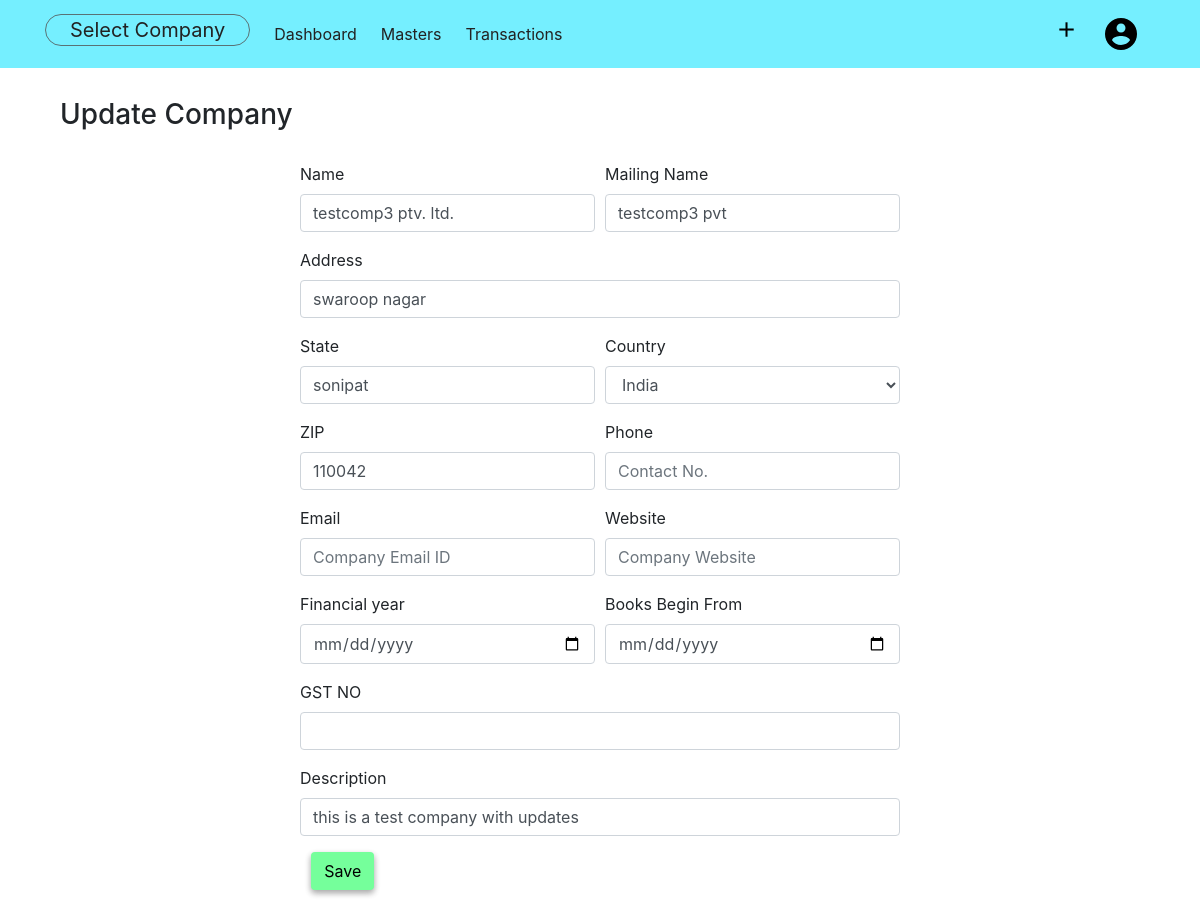
Before: /company/3/update (signed in) with the older database file.
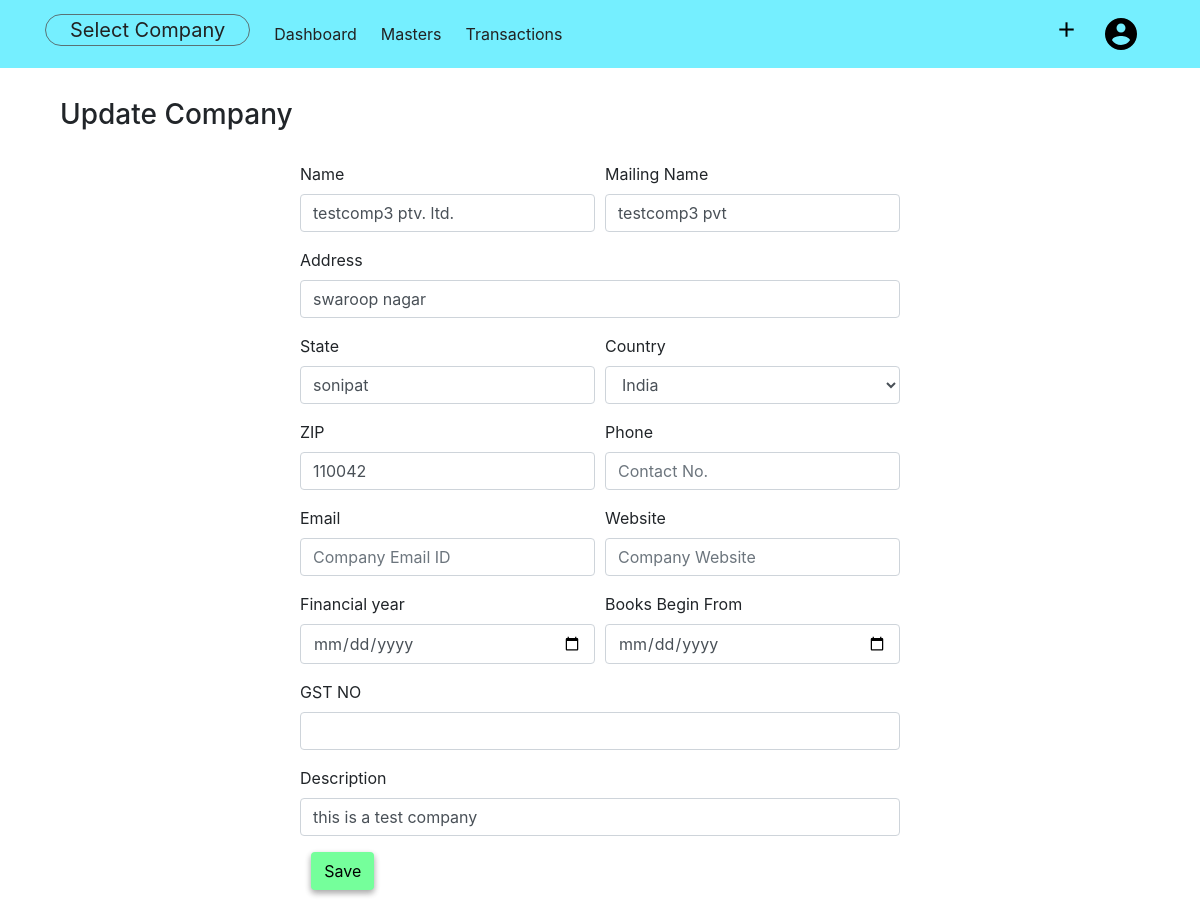
After: the same page with the newer database file.
### acsystem/models.py (models this page shows, shortened)
class Company(db.Model):
    id = db.Column(db.Integer, primary_key=True)
    companyname = db.Column(db.String(80), unique=True, nullable=False)
    mailingname = db.Column(db.String(80), nullable = False)
    address = db.Column(db.String(100), nullable=False)
    country = db.Column(db.String(40), nullable=False)
    state = db.Column(db.String(40), nullable=False)
    pin = db.Column(db.Integer)
    email = db.Column(db.String(60))
    phoneno = db.Column(db.Integer)
    website = db.Column(db.String(60))
    datecreated = db.Column(db.DateTime, default = datetime.utcnow, nullable=False)
    gstno = db.Column(db.Integer)
    description = db.Column(db.Text)
    user_id = db.Column(db.Integer, db.ForeignKey('user.id', ondelete="CASCADE"), nullable=False)

### acsystem/company/routes.py (the view)
@company.route('/company/<int:compid>/update', methods=['GET','POST'])
@login_required
def updatecompany(compid):
    company = Company.query.get_or_404(compid)
    if company.owner != current_user:
        abort(403)
    form = UpdateCompanyForm()
    form.country.choices+= [(str(country.name), country.name) for country in Countries.query.all()]
    if form.validate_on_submit():
        company.companyname = form.name.data
        company.mailingname = form.mailingname.data
        company.address = form.address.data
        company.country = form.country.data
        company.state = form.state.data
        company.pin = form.pin.data
        company.email = form.email.data
        company.phoneno = form.phone.data
        company.website = form.website.data
        company.gstno = form.gstno.data
        company.description = form.description.data
        db.session.commit()
        flash(f'Your Company details has been Updated!', 'success')
        return redirect(url_for('company.showcompany', compid = compid))
    elif request.method == 'GET':
        form.name.data = company.companyname
        form.mailingname.data = company.mailingname
        form.address.data = company.address
        form.country.data = company.country
        form.state.data = company.state
        form.pin.data = company.pin
        form.email.data = company.email
        form.phone.data  = company.phoneno
        form.website.data = company.website
        form.gstno.data = company.gstno
        form.description.data = company.description
    return render_template('updatecompany.html', title=company.companyname, form=form)

### acsystem/company/forms.py (shortened to what this page needs)
class UpdateCompanyForm(FlaskForm):
    name = StringField('Name', validators=[DataRequired(), Length(min=3, max=40)])
    mailingname = StringField('Mailing Name', validators=[DataRequired(), Length(min=3, max=40)])
    address = StringField('Address', validators=[DataRequired(), Length(min=5, max=100)])
    country = SelectField('Country', choices=[], validators=[DataRequired()])
    state = StringField('State', validators=[DataRequired()])
    pin = IntegerField('ZIP', validators=[Optional()])
    phone = IntegerField('Phone', validators=[Optional(), Length(min=9, max=13)])
    email = StringField('Email', validators=[Optional(), Email()])
    website = StringField('Website', validators=[Optional(), URL()])
    financialyear = DateField('Financial year', validators=[Optional()])
    booksbegin = DateField('Books Begin From', validators=[Optional()])
    gstno = IntegerField('GST NO', validators=[Optional()])
    description = TextField('Description')
    submit = SubmitField('Save')

### acsystem/models.py (called while the page is built)
@login_manager.user_loader
def load_user(user_id):
    return User.query.get(int(user_id))

### acsystem/templates/updatecompany.html (shortened to what this page needs)
{% from "renderfield.html" import render_field, render_doublefield %}
{% extends "layout.html"%}
{% block content %}
<div class="container">
    <div class="container-fluid">
        <h3 style="margin-bottom:30px;">Update Company</h3>
    <form style="max-width:600px; margin:0 auto;" action="", method="POST">
            {{ render_doublefield(form.name,form.mailingname,"Name","Mailing Name") }}
            {{ render_field(form.address, "Address") }}
        {{ render_doublefield(form.state,form.country,"State","") }}
        {{ render_doublefield(form.pin,form.phone,"PIN","Contact No.") }}
        {{ render_doublefield(form.email,form.website,"Company Email ID","Company Website") }}
            {{ render_doublefield(form.financialyear,form.booksbegin) }}
            {{ render_field(form.gstno) }}
            {{ render_field(form.description) }}
            <div class="form-group">
                {{ form.submit(class="btn", style="background-color: #75ff9b;")}}
            </div>
        </div>
</div>
{% endblock content %}

### acsystem/templates/renderfield.html
{% macro render_field(field, ph="") %}
<div class="form-group">
    {{ field.label(class="form-control-label") }}
    {% if field.errors %}
    {{ field(class="form-control is-invalid", placeholder=ph)}}
    <div class="invalid-feedback">
        {% for error in field.errors %}
        <span>{{ error }}</span>
        {% endfor %}
    </div>
    {% else %}
    {{ field(class="form-control", placeholder=ph)}}
    {% endif %}
</div>
{% endmacro %}
{% macro render_doublefield(field1, field2, ph1="", ph2="") %}
<div class="form-row">
    <div class="form-group col">
        {{ field1.label(class="form-control-label") }}
        {% if field1.errors %}
        {{ field1(class="form-control is-invalid", placeholder=ph1)}}
        <div class="invalid-feedback">
            {% for error in field1.errors %}
            <span>{{ error }}</span>
            {% endfor %}
        </div>
        {% else %}
        {{ field1(class="form-control", placeholder=ph1)}}
        {% endif %}
    </div>
    <div class="form-group col">
        {{ field2.label(class="form-control-label") }}
        {% if field2.errors %}
        {{ field2(class="form-control is-invalid", placeholder=ph2)}}
        <div class="invalid-feedback">
            {% for error in field2.errors %}
            <span>{{ error }}</span>
            {% endfor %}
        </div>
        {% else %}
        {{ field2(class="form-control", placeholder=ph2)}}
        {% endif %}
    </div>
</div>
{% endmacro %}

Changed rows visible on the page:
changed Company "testcomp3 pvt": description "this is a test company with updates" → "this is a test company"
